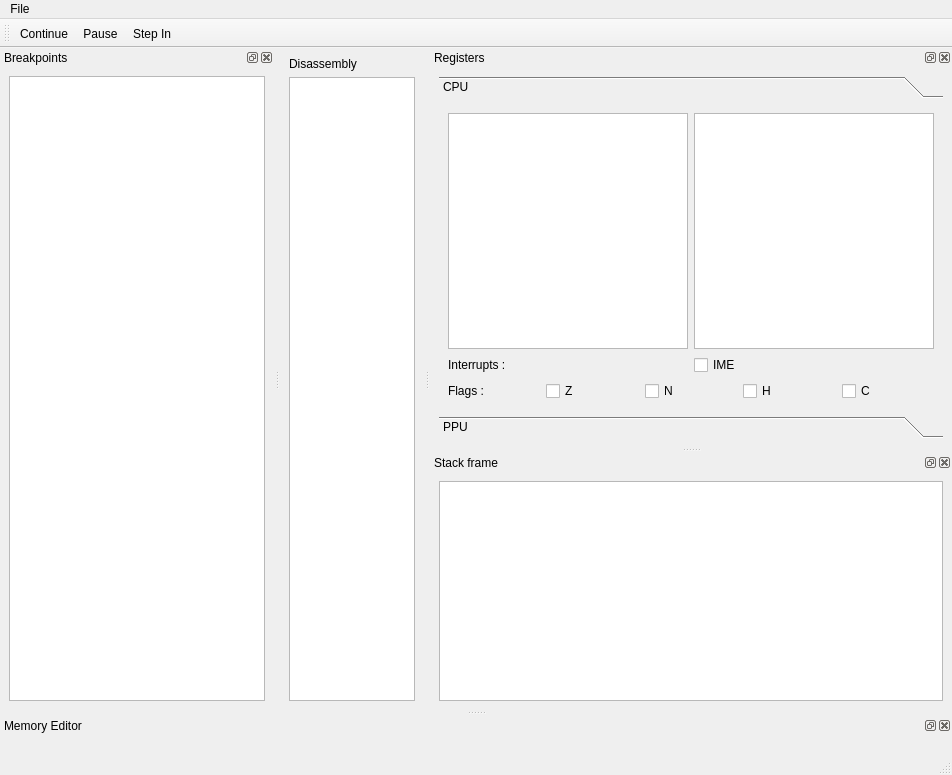
<?xml version="1.0" encoding="UTF-8"?>
<ui version="4.0">
 <class>Debugger</class>
 <widget class="QMainWindow" name="Debugger">
  <property name="geometry">
   <rect>
    <x>0</x>
    <y>0</y>
    <width>952</width>
    <height>775</height>
   </rect>
  </property>
  <property name="windowTitle">
   <string>Debugger</string>
  </property>
  <widget class="QWidget" name="centralwidget">
   <layout class="QVBoxLayout" name="verticalLayout_2">
    <item>
     <widget class="QLabel" name="disassemblyLabel">
      <property name="text">
       <string>Disassembly</string>
      </property>
     </widget>
    </item>
    <item>
     <widget class="InstructionListView" name="instructionsDisassembly">
      <property name="selectionMode">
       <enum>QAbstractItemView::SelectionMode::NoSelection</enum>
      </property>
     </widget>
    </item>
   </layout>
  </widget>
  <widget class="QMenuBar" name="menubar">
   <property name="geometry">
    <rect>
     <x>0</x>
     <y>0</y>
     <width>952</width>
     <height>23</height>
    </rect>
   </property>
   <widget class="QMenu" name="menuTest">
    <property name="title">
     <string>File</string>
    </property>
   </widget>
   <addaction name="menuTest"/>
  </widget>
  <widget class="QStatusBar" name="statusbar"/>
  <widget class="QToolBar" name="toolBar">
   <property name="windowTitle">
    <string>toolBar</string>
   </property>
   <attribute name="toolBarArea">
    <enum>TopToolBarArea</enum>
   </attribute>
   <attribute name="toolBarBreak">
    <bool>false</bool>
   </attribute>
   <addaction name="actionContinue"/>
   <addaction name="actionPause"/>
   <addaction name="actionStep_In"/>
  </widget>
  <widget class="QDockWidget" name="dockRegisters">
   <property name="features">
    <set>QDockWidget::DockWidgetFeature::DockWidgetClosable|QDockWidget::DockWidgetFeature::DockWidgetFloatable|QDockWidget::DockWidgetFeature::DockWidgetMovable</set>
   </property>
   <property name="allowedAreas">
    <set>Qt::DockWidgetArea::RightDockWidgetArea</set>
   </property>
   <property name="windowTitle">
    <string>Registers</string>
   </property>
   <attribute name="dockWidgetArea">
    <number>2</number>
   </attribute>
   <widget class="QWidget" name="dockWidgetContents_3">
    <layout class="QGridLayout" name="gridLayout_3">
     <item row="0" column="1">
      <widget class="QToolBox" name="toolBox">
       <property name="currentIndex">
        <number>0</number>
       </property>
       <widget class="QWidget" name="cpuPage">
        <property name="geometry">
         <rect>
          <x>0</x>
          <y>0</y>
          <width>246</width>
          <height>235</height>
         </rect>
        </property>
        <attribute name="label">
         <string>CPU</string>
        </attribute>
        <layout class="QVBoxLayout" name="verticalLayout">
         <item>
          <layout class="QHBoxLayout" name="registersHorizontalLayout">
           <item>
            <widget class="QTableView" name="eightBitsCpuRegisters">
             <property name="selectionMode">
              <enum>QAbstractItemView::SelectionMode::NoSelection</enum>
             </property>
             <attribute name="horizontalHeaderStretchLastSection">
              <bool>true</bool>
             </attribute>
            </widget>
           </item>
           <item>
            <widget class="QTableView" name="sixteenBitsCpuRegisters">
             <property name="selectionMode">
              <enum>QAbstractItemView::SelectionMode::NoSelection</enum>
             </property>
             <attribute name="horizontalHeaderStretchLastSection">
              <bool>true</bool>
             </attribute>
            </widget>
           </item>
          </layout>
         </item>
         <item>
          <layout class="QHBoxLayout" name="interruptsHorizontalLayout">
           <property name="sizeConstraint">
            <enum>QLayout::SizeConstraint::SetDefaultConstraint</enum>
           </property>
           <property name="rightMargin">
            <number>0</number>
           </property>
           <item>
            <widget class="QLabel" name="interruptsLabel">
             <property name="text">
              <string>Interrupts :</string>
             </property>
            </widget>
           </item>
           <item>
            <widget class="QCheckBox" name="ime">
             <property name="text">
              <string>IME</string>
             </property>
            </widget>
           </item>
          </layout>
         </item>
         <item>
          <layout class="QHBoxLayout" name="flagsHorizontalLayout">
           <item>
            <widget class="QLabel" name="flagLabel">
             <property name="text">
              <string>Flags :</string>
             </property>
            </widget>
           </item>
           <item>
            <widget class="QCheckBox" name="zeroFlag">
             <property name="text">
              <string>Z</string>
             </property>
            </widget>
           </item>
           <item>
            <widget class="QCheckBox" name="negativeFlag">
             <property name="text">
              <string>N</string>
             </property>
            </widget>
           </item>
           <item>
            <widget class="QCheckBox" name="halfCarryFlag">
             <property name="text">
              <string>H</string>
             </property>
            </widget>
           </item>
           <item>
            <widget class="QCheckBox" name="carryFlag">
             <property name="text">
              <string>C</string>
             </property>
            </widget>
           </item>
          </layout>
         </item>
        </layout>
       </widget>
       <widget class="QWidget" name="ppuPage">
        <property name="geometry">
         <rect>
          <x>0</x>
          <y>0</y>
          <width>246</width>
          <height>235</height>
         </rect>
        </property>
        <attribute name="label">
         <string>PPU</string>
        </attribute>
        <layout class="QHBoxLayout" name="horizontalLayout">
         <item>
          <widget class="QTableView" name="ppuRegisters">
           <property name="selectionMode">
            <enum>QAbstractItemView::SelectionMode::NoSelection</enum>
           </property>
           <attribute name="horizontalHeaderStretchLastSection">
            <bool>true</bool>
           </attribute>
          </widget>
         </item>
        </layout>
       </widget>
      </widget>
     </item>
    </layout>
   </widget>
  </widget>
  <widget class="QDockWidget" name="dockStackFrame">
   <property name="features">
    <set>QDockWidget::DockWidgetFeature::DockWidgetClosable|QDockWidget::DockWidgetFeature::DockWidgetFloatable|QDockWidget::DockWidgetFeature::DockWidgetMovable</set>
   </property>
   <property name="allowedAreas">
    <set>Qt::DockWidgetArea::RightDockWidgetArea</set>
   </property>
   <property name="windowTitle">
    <string>Stack frame</string>
   </property>
   <attribute name="dockWidgetArea">
    <number>2</number>
   </attribute>
   <widget class="QWidget" name="dockWidgetContents_4">
    <layout class="QGridLayout" name="gridLayout_4">
     <item row="0" column="0">
      <widget class="QListView" name="stackFrame"/>
     </item>
    </layout>
   </widget>
  </widget>
  <widget class="QDockWidget" name="dockMemoryEditor">
   <property name="windowTitle">
    <string>Memory Editor</string>
   </property>
   <attribute name="dockWidgetArea">
    <number>8</number>
   </attribute>
   <widget class="QWidget" name="dockWidgetContents_8">
    <layout class="QGridLayout" name="gridLayout"/>
   </widget>
  </widget>
  <widget class="QDockWidget" name="dockBreakpoints">
   <property name="windowTitle">
    <string>Breakpoints</string>
   </property>
   <attribute name="dockWidgetArea">
    <number>1</number>
   </attribute>
   <widget class="QWidget" name="dockWidgetContents_10">
    <layout class="QGridLayout" name="gridLayout_5">
     <item row="0" column="0">
      <widget class="QListView" name="listView"/>
     </item>
    </layout>
   </widget>
  </widget>
  <action name="actionContinue">
   <property name="icon">
    <iconset resource="../../resource.qrc">
     <normaloff>:/resources/debugger/play.svg</normaloff>:/resources/debugger/play.svg</iconset>
   </property>
   <property name="text">
    <string>Continue</string>
   </property>
   <property name="menuRole">
    <enum>QAction::MenuRole::NoRole</enum>
   </property>
  </action>
  <action name="actionPause">
   <property name="icon">
    <iconset>
     <normaloff>:/debugger/img/resources/debugger/pause.svg</normaloff>:/debugger/img/resources/debugger/pause.svg</iconset>
   </property>
   <property name="text">
    <string>Pause</string>
   </property>
   <property name="menuRole">
    <enum>QAction::MenuRole::NoRole</enum>
   </property>
  </action>
  <action name="actionStep_In">
   <property name="icon">
    <iconset>
     <normaloff>:/debugger/img/resources/debugger/arrow-down.svg</normaloff>:/debugger/img/resources/debugger/arrow-down.svg</iconset>
   </property>
   <property name="text">
    <string>Step In</string>
   </property>
   <property name="menuRole">
    <enum>QAction::MenuRole::NoRole</enum>
   </property>
  </action>
 </widget>
 <customwidgets>
  <customwidget>
   <class>InstructionListView</class>
   <extends>QListView</extends>
   <header>ui/InstructionListView.hxx</header>
  </customwidget>
 </customwidgets>
 <resources>
  <include location="../../resource.qrc"/>
 </resources>
 <connections/>
</ui>
